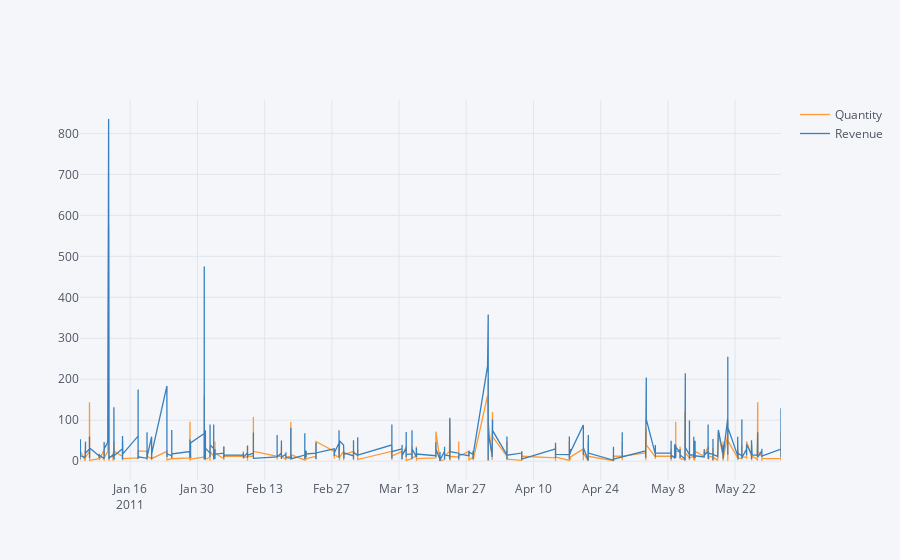

Notebook source saved alongside this figure:
### Markdown cell above
## 2. Create an interactive line chart showing quantity and revenue sold to France between January 1st and May 31st 2011.

### Code cell
data[(data['Country']=='France')&(data['InvoiceDate'].dt.month>=1) &(data['InvoiceDate'].dt.month<=5) & (data['InvoiceDate'].dt.year==2011)][['Quantity','Revenue','InvoiceDate']].sort_values(by=['InvoiceDate']).iplot(kind='line', x='InvoiceDate' )

### Figure 1 — Plotly figure (JSON) as saved in the notebook; plotly's stock layout.template omitted (floating-point values rounded to 4 significant figures; data arrays with more than 128 entries replaced by an {"elided": "..."} marker saying what was removed)
{"data": [{"line": {"color": "rgba(255, 153, 51, 1.0)", "dash": "solid", "shape": "linear", "width": 1.3}, "mode": "lines", "name": "Quantity", "text": "", "type": "scatter", "uid": "fe189c21-db69-474f-8026-73e9d24bde3b", "x": {"elided": "2471 str values"}, "y": {"elided": "2471 int values"}}, {"line": {"color": "rgba(55, 128, 191, 1.0)", "dash": "solid", "shape": "linear", "width": 1.3}, "mode": "lines", "name": "Revenue", "text": "", "type": "scatter", "uid": "49379936-2bc7-4cbe-8a66-9a854c3f9b61", "x": {"elided": "2471 str values"}, "y": {"elided": "2471 float values"}}], "layout": {"legend": {"bgcolor": "#F5F6F9", "font": {"color": "#4D5663"}}, "paper_bgcolor": "#F5F6F9", "plot_bgcolor": "#F5F6F9", "title": {"font": {"color": "#4D5663"}}, "xaxis": {"gridcolor": "#E1E5ED", "showgrid": true, "tickfont": {"color": "#4D5663"}, "title": {"font": {"color": "#4D5663"}, "text": ""}, "zerolinecolor": "#E1E5ED"}, "yaxis": {"gridcolor": "#E1E5ED", "showgrid": true, "tickfont": {"color": "#4D5663"}, "title": {"font": {"color": "#4D5663"}, "text": ""}, "zerolinecolor": "#E1E5ED"}}}
